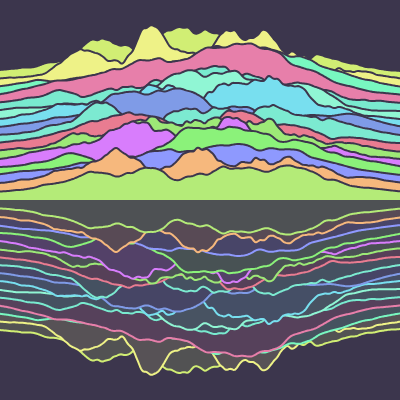
Frame 1 (no input)
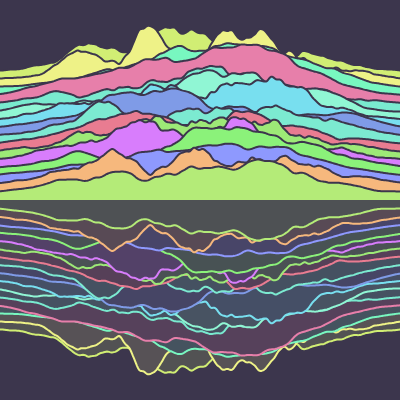
Frame 60 (no input)
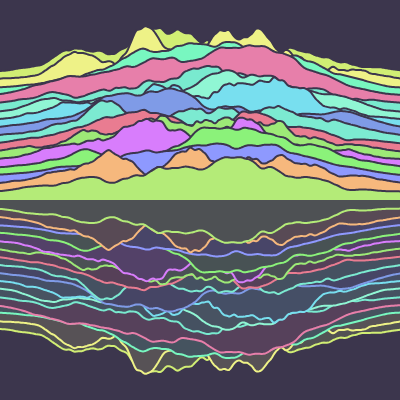
Frame 120 (the mouse pressed at the canvas centre since frame 60)

The p5.js sketch that drew these frames (run headless with seeded random() and noise() and a simulated clock; from frame 60 on, the mouse is pressed at the canvas centre):

// p5.js sketch
// ── sketch.js
const canvasWidth = 400,
      canvasHeight = 400,
      edgeOffset = 64,
      waveCount = 16,
      outlineWeight = 2,
      cycleDuration = 7500;

let backgroundColor,
    waves,
    interval,
    clickState,
    densityModifier = 1,
    intensityModifier = 1;

function randomizeParameters() {
  backgroundColor = [random(200, 280), 30, 30];
  waves = [];

  for (let w = 0; w < waveCount; w++) {
    waves.push({
      color: [random(360), random(40, 55), random(90, 100)],
      speed: random([-1, 1]) * (110 + pow(random(), 2) * 1000),
      density: random(35, 80),
      intensity: (0.75 + 0.25 * (1 - (w + 1) / waveCount)) * 80
    });
  }
}

function setup() {
  createCanvas(canvasWidth, canvasHeight);
  colorMode(HSB);
  strokeWeight(outlineWeight);
  strokeJoin(ROUND);

  randomizeParameters();
  interval = setInterval(randomizeParameters, cycleDuration);
}

function draw() {
  background(backgroundColor);

  for (let w = 0; w < waveCount; w++) {
    for (let b = 0; b < 2; b++) {
      const yBase = (b ? 1 : 0) * height + (b ? -1 : 1) * (edgeOffset + (w + 1) * (height / 2 - edgeOffset) / (waveCount + 1));

      for (let s = 0; s <= b; s++) {
        if (b && s) {
          // Bottom section, second layer
          fill(waves[w].color.concat([0.15]));
          stroke(waves[w].color);
        } else if (b) {
          // Bottom section, first layer
          fill(backgroundColor);
          noStroke();
        } else {
          // Top section, single layer
          fill(waves[w].color);
          stroke(backgroundColor);
        }

        beginShape();
        vertex(-outlineWeight, height / 2);

        for (let x = -outlineWeight; x <= width + outlineWeight; x++) {
          const centerProximity = easeInOutSine(min(0.125 + (width / 2 - abs(x - width / 2)) / (width / 2), 1));
          const y = yBase + (b ? 1 : -1) * (centerProximity * noise(x / waves[w].density * densityModifier + frameCount / waves[w].speed, w / waveCount * 256) * waves[w].intensity * intensityModifier);

          vertex(x, y);
        }

        vertex(width + outlineWeight, height / 2);
        endShape();
      }
    }
  }
}

// Easing function from https://easings.net/#easeInOutSine
function easeInOutSine(x) {
  return -(cos(PI * x) - 1) / 2;
}

function mousePressed() {
  clickState = {
    mouseX,
    mouseY,
    densityModifier,
    intensityModifier
  }
  clearInterval(interval);
}

function mouseDragged() {
  densityModifier = min(max(clickState.densityModifier + (clickState.mouseX - mouseX) * 0.025, 0.2), 6);
  intensityModifier = min(max(clickState.intensityModifier + (clickState.mouseY - mouseY) * 0.025, 0), 5);
}

function mouseReleased() {
  interval = setInterval(randomizeParameters, cycleDuration);
}
